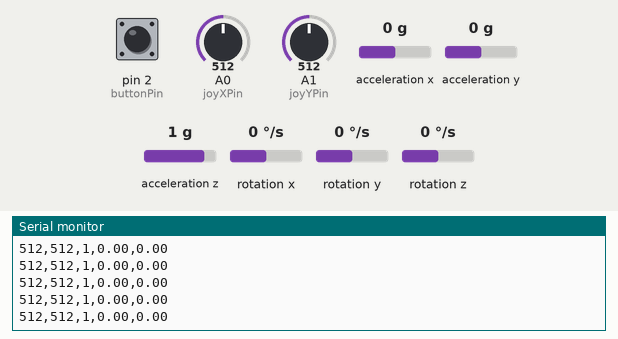
A sketch run on a simulated Arduino Uno, built with avr-gcc and run on an emulated ATmega328P. Shown: the last lines printed to the serial monitor. The inputs (shaded band) are chosen by the test bench; at power-on: acceleration x 0 g, A0 (joyXPin) = 512, A1 (joyYPin) = 512, pin 2 (buttonPin) HIGH, acceleration y 0 g, acceleration z 1 g, rotation x 0 °/s, rotation y 0 °/s, rotation z 0 °/s.

Above: at 1.2 s.
1.3 s: acceleration x set to -1.4 g
At 1.35 s:
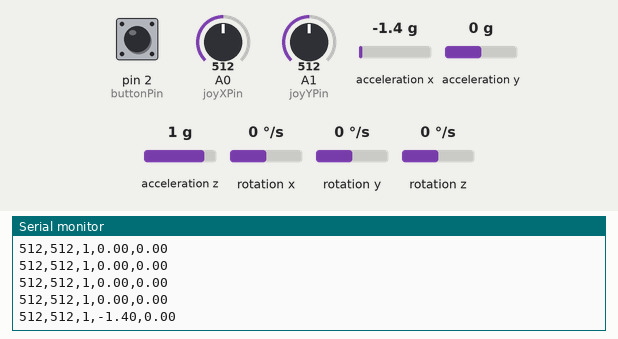
2.8 s: A0 (joyXPin) set to 716
At 2.84 s:
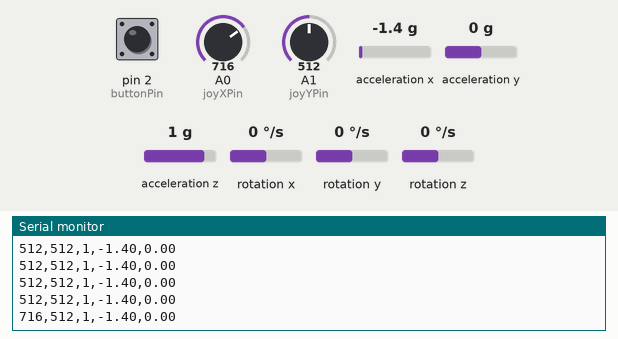
4.3 s: A1 (joyYPin) set to 30
At 4.33 s:
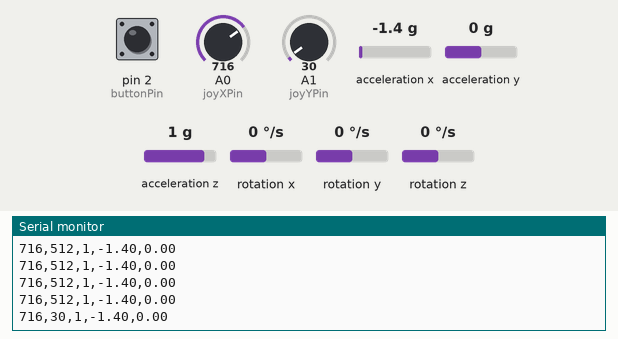
7.3 s: pin 2 (buttonPin) pulled LOW for 0.15 s
At 7.37 s:
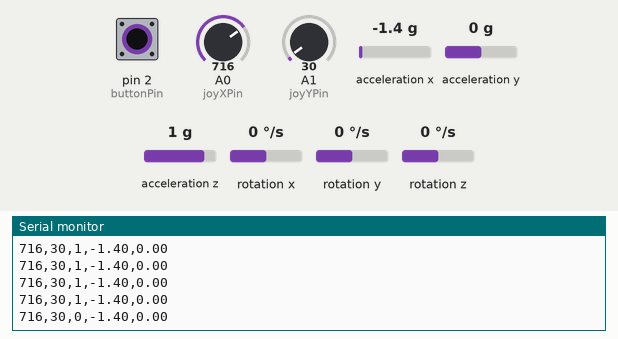
8.9 s: acceleration y set to -1.4 g
At 8.91 s:
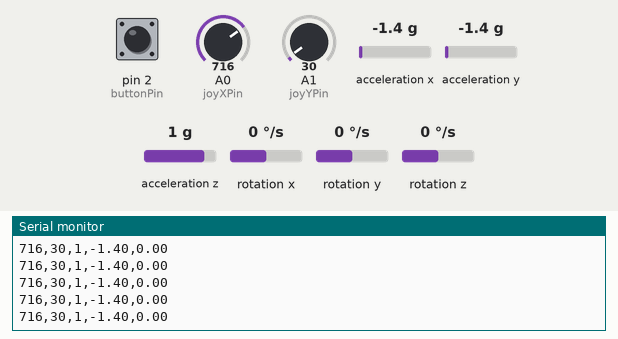
10.4 s: pin 2 (buttonPin) pulled LOW for 1 s
At 10.45 s:
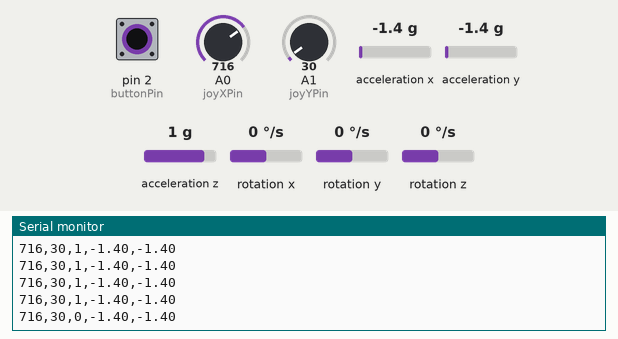

Measured:
- after the input at 1.3 s, the serial monitor: prints a new line at once (image 1)
- after the input at 2.8 s, the serial monitor: prints a new line at once (image 2)
- after the input at 4.3 s, the serial monitor: prints a new line at once (image 3)
- after the input at 7.3 s, the serial monitor: prints a new line after 0.05 s (image 4)
- after the input at 10.4 s, the serial monitor: prints a new line at once (image 6)

The sketch:

Arduino_Code.ino
```cpp
#include <Wire.h>
#include <MPU6050.h>

MPU6050 mpu;

const int joyXPin = A0;
const int joyYPin = A1;
const int buttonPin = 2;

void setup() {
  Serial.begin(9600);
  pinMode(buttonPin, INPUT_PULLUP);

  // Initialize MPU6050
  Wire.begin();
  mpu.initialize();
  Serial.println("Initialize MPU6050");

  if (!mpu.testConnection()) {
    Serial.println("Could not find a valid MPU6050 sensor, check wiring!");
    while (1); // Stop execution if sensor is not connected
  }
}

void loop() {
  // --- Joystick ---
  int joyX = analogRead(joyXPin);
  int joyY = analogRead(joyYPin);
  int buttonState = digitalRead(buttonPin);

  // --- MPU6050 ---
  int16_t ax, ay, az;
  mpu.getAcceleration(&ax, &ay, &az);

  // Convert raw values to g's (assuming ±2g scale)
  float pitch = ax / 16384.0; // forward/back tilt
  float roll  = ay / 16384.0; // left/right tilt

  // --- Send all data in one line ---
  // Format: joyX,joyY,button,pitch,roll
  Serial.print(joyX);
  Serial.print(",");
  Serial.print(joyY);
  Serial.print(",");
  Serial.print(buttonState);
  Serial.print(",");
  Serial.print(pitch, 2);  // 2 decimal places
  Serial.print(",");
  Serial.println(roll, 2);

  delay(50); // adjust refresh rate
}
```
